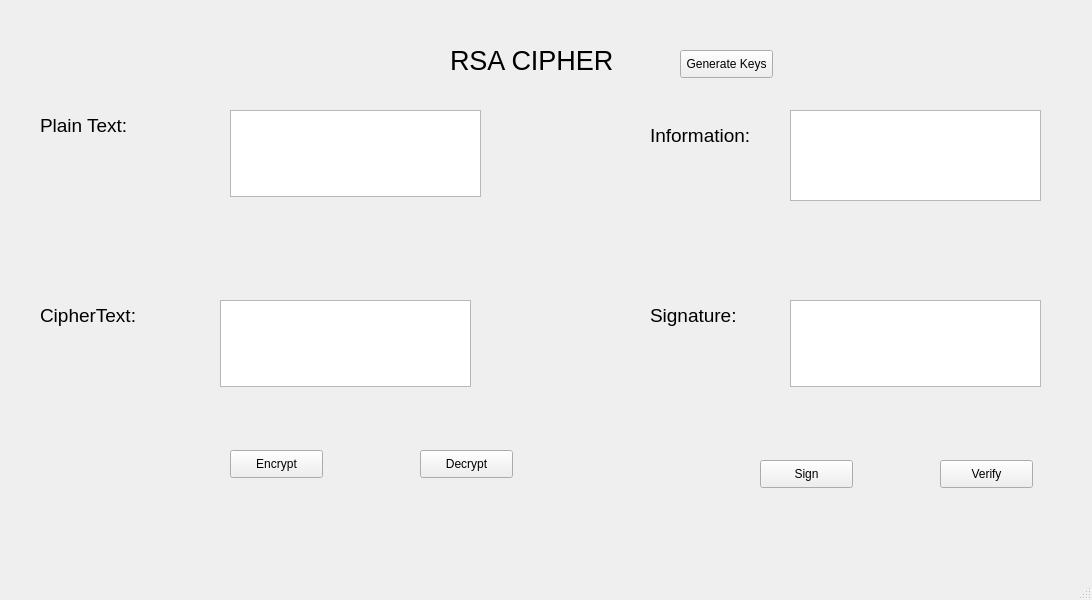
<?xml version="1.0" encoding="UTF-8"?>
<ui version="4.0">
 <class>MainWindow</class>
 <widget class="QMainWindow" name="MainWindow">
  <property name="geometry">
   <rect>
    <x>0</x>
    <y>0</y>
    <width>1092</width>
    <height>600</height>
   </rect>
  </property>
  <property name="windowTitle">
   <string>MainWindow</string>
  </property>
  <widget class="QWidget" name="centralwidget">
   <widget class="QTextEdit" name="txt_plain_text">
    <property name="geometry">
     <rect>
      <x>230</x>
      <y>110</y>
      <width>251</width>
      <height>87</height>
     </rect>
    </property>
   </widget>
   <widget class="QTextEdit" name="txt_cipher_text">
    <property name="geometry">
     <rect>
      <x>220</x>
      <y>300</y>
      <width>251</width>
      <height>87</height>
     </rect>
    </property>
   </widget>
   <widget class="QTextEdit" name="txt_info">
    <property name="geometry">
     <rect>
      <x>790</x>
      <y>110</y>
      <width>251</width>
      <height>91</height>
     </rect>
    </property>
   </widget>
   <widget class="QTextEdit" name="txt_sign">
    <property name="geometry">
     <rect>
      <x>790</x>
      <y>300</y>
      <width>251</width>
      <height>87</height>
     </rect>
    </property>
   </widget>
   <widget class="QPushButton" name="btn_encrypt">
    <property name="geometry">
     <rect>
      <x>230</x>
      <y>450</y>
      <width>93</width>
      <height>28</height>
     </rect>
    </property>
    <property name="text">
     <string>Encrypt</string>
    </property>
   </widget>
   <widget class="QPushButton" name="btn_decrypt">
    <property name="geometry">
     <rect>
      <x>420</x>
      <y>450</y>
      <width>93</width>
      <height>28</height>
     </rect>
    </property>
    <property name="text">
     <string>Decrypt</string>
    </property>
   </widget>
   <widget class="QPushButton" name="btn_sign">
    <property name="geometry">
     <rect>
      <x>760</x>
      <y>460</y>
      <width>93</width>
      <height>28</height>
     </rect>
    </property>
    <property name="text">
     <string>Sign</string>
    </property>
   </widget>
   <widget class="QPushButton" name="btn_verify">
    <property name="geometry">
     <rect>
      <x>940</x>
      <y>460</y>
      <width>93</width>
      <height>28</height>
     </rect>
    </property>
    <property name="text">
     <string>Verify</string>
    </property>
   </widget>
   <widget class="QLabel" name="label">
    <property name="geometry">
     <rect>
      <x>450</x>
      <y>30</y>
      <width>181</width>
      <height>61</height>
     </rect>
    </property>
    <property name="font">
     <font>
      <pointsize>20</pointsize>
     </font>
    </property>
    <property name="text">
     <string>RSA CIPHER</string>
    </property>
   </widget>
   <widget class="QLabel" name="label_2">
    <property name="geometry">
     <rect>
      <x>40</x>
      <y>110</y>
      <width>111</width>
      <height>31</height>
     </rect>
    </property>
    <property name="font">
     <font>
      <pointsize>14</pointsize>
     </font>
    </property>
    <property name="text">
     <string>Plain Text:</string>
    </property>
   </widget>
   <widget class="QLabel" name="label_3">
    <property name="geometry">
     <rect>
      <x>40</x>
      <y>300</y>
      <width>121</width>
      <height>31</height>
     </rect>
    </property>
    <property name="font">
     <font>
      <pointsize>14</pointsize>
     </font>
    </property>
    <property name="text">
     <string>CipherText:</string>
    </property>
   </widget>
   <widget class="QLabel" name="label_4">
    <property name="geometry">
     <rect>
      <x>650</x>
      <y>120</y>
      <width>131</width>
      <height>31</height>
     </rect>
    </property>
    <property name="font">
     <font>
      <pointsize>14</pointsize>
     </font>
    </property>
    <property name="text">
     <string>Information:</string>
    </property>
   </widget>
   <widget class="QLabel" name="label_5">
    <property name="geometry">
     <rect>
      <x>650</x>
      <y>300</y>
      <width>111</width>
      <height>31</height>
     </rect>
    </property>
    <property name="font">
     <font>
      <pointsize>14</pointsize>
     </font>
    </property>
    <property name="text">
     <string>Signature:</string>
    </property>
   </widget>
   <widget class="QPushButton" name="btn_gen_keys">
    <property name="geometry">
     <rect>
      <x>680</x>
      <y>50</y>
      <width>93</width>
      <height>28</height>
     </rect>
    </property>
    <property name="text">
     <string>Generate Keys</string>
    </property>
   </widget>
  </widget>
  <widget class="QMenuBar" name="menubar">
   <property name="geometry">
    <rect>
     <x>0</x>
     <y>0</y>
     <width>1092</width>
     <height>26</height>
    </rect>
   </property>
  </widget>
  <widget class="QStatusBar" name="statusbar"/>
 </widget>
 <resources/>
 <connections/>
</ui>
